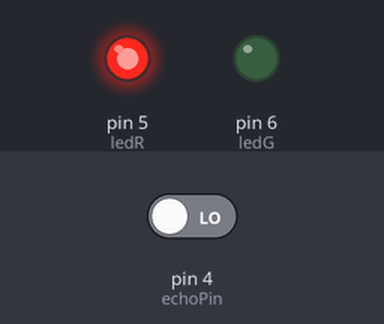
The sketch below on a simulated Arduino Uno, built with avr-gcc and run on an emulated ATmega328P. Parts: output pins drawn as LEDs (lit = HIGH). Inputs (shaded band) come from the test bench; at power-on: pin 4 (echoPin) LOW. Pins used as bus, display or sensor lines are not drawn.

Above: at 0.1 s.
At 81.9 s:
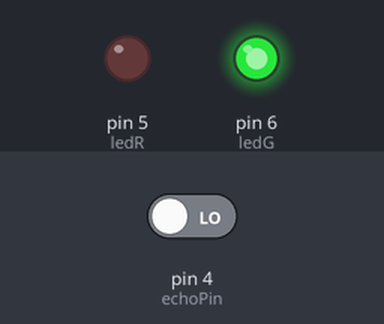
Timing chart, 0 to 83.4 s (numbered marks = the images above):
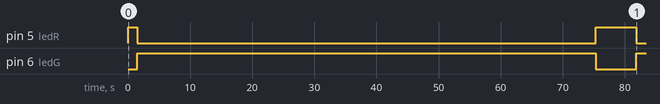

Measured:
- by itself, pin 5 (ledR): HIGH → LOW at 1.5 s, → HIGH 73.8 s later, → LOW 6.5 s later
- by itself, pin 6 (ledG): LOW → HIGH at 1.5 s, → LOW 73.8 s later, → HIGH 6.5 s later

The sketch:

traffic.ino
```cpp
int trigPin = 3;
int echoPin = 4;
int ledG = 6;
int ledR = 5;
int Time = 30;

int flag = 4;         //Time slice

void setup() {
  Serial.begin(9600);
  pinMode(ledG, OUTPUT);
  pinMode(ledR, OUTPUT);
  pinMode(trigPin, OUTPUT);
  pinMode(echoPin, INPUT);
  low();
 // pinMode(LED_BUILTIN, OUTPUT);
  // put your setup code here, to run once:

}

void loop() {
  long duration, distance;
  digitalWrite(trigPin,HIGH);
  delay(500);
  digitalWrite(trigPin, LOW);
  duration=pulseIn(echoPin, HIGH);
  distance =(duration/2)/29.1;
  //Serial.print(distance);
 // Serial.println("CM");
  delay(10);
 // low();
 if((distance<=20))
  {
    //delay(500);
    high();
   // digitalWrite(ledG, HIGH);
   // digitalWrite(LED_BUILTIN, HIGH);
    flag = 4;
    Time--;
    delay(1000);
    if(Time == 0)
     {
      low();
      delay(5000);
     // Time = 30;
     }

}
   else if(distance>20)
 {
    if(flag!=0)
    {
      flag--;
      if(Time!=30)
      {
        Time--;
      }
      delay(1000);
    }

    if(flag == 0 || Time == 0){
      low();
     // Time = 30;
      flag = 4;
      delay(3000);
    }

   }
}

void low()
{
  digitalWrite(ledG, LOW);
  digitalWrite(ledR,HIGH);
  Time = 30;
  //digitalWrite(LED_BUILTIN, LOW);
}

void high()
{
  digitalWrite(ledG, HIGH);
  digitalWrite(ledR, LOW);
}
```
